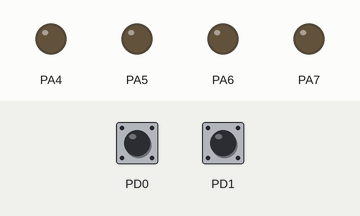
This program was run on a simulated ATmega16, built with avr-gcc and emulated at 1 MHz. Shown: output pins drawn as LEDs (lit = HIGH). Dashed ring = blinking. The test bench sets the inputs (shaded band); at power-on: PD0 HIGH, PD1 HIGH.

Above: at 1.2 s.
1.3 s: PD0 pulled LOW for 0.15 s
At 1.46 s:
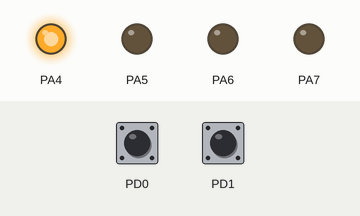
3.0 s: PD1 pulled LOW for 1 s
At 3.16 s:
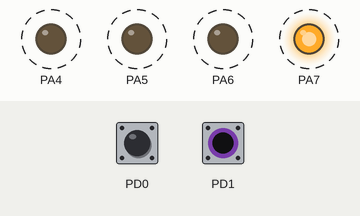
6.0 s: PD1 pulled LOW for 3.2 s
At 10.0 s:
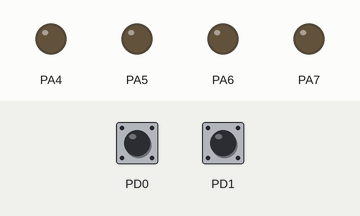
10.7 s: PD0 pulled LOW for 3.2 s
At 10.86 s:
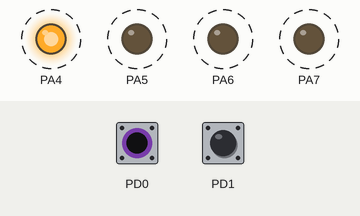
Timing chart, 0 to 15.4 s (numbered marks = the images above; inputs shaded):
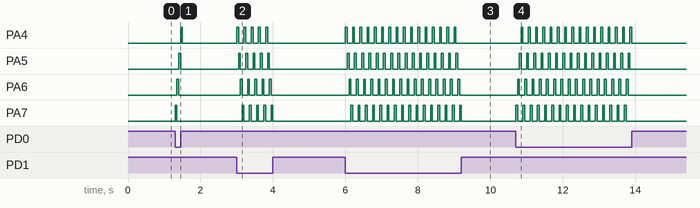

Measured:
- after the input at 1.3 s, PA4: LOW → HIGH after 0.15 s, → LOW 0.05 s later; PA5: LOW → HIGH after 0.10 s, → LOW 0.05 s later; PA6: LOW → HIGH after 0.05 s, → LOW 0.05 s later; PA7: LOW → HIGH at once, → LOW 0.05 s later
- after the input at 3.0 s, PA4: alternates HIGH for 0.05 s and LOW for 0.15 s, 10 changes in all, then stays LOW, starting at once; PA5: alternates HIGH for 0.05 s and LOW for 0.15 s, 10 changes in all, then stays LOW, starting after 0.05 s
- after the input at 6.0 s, PA4: alternates HIGH for 0.05 s and LOW for 0.15 s, 32 changes in all, then stays LOW, starting at once; PA5: alternates HIGH for 0.05 s and LOW for 0.15 s, 32 changes in all, then stays LOW, starting after 0.05 s
- after the input at 10.7 s, PA4: alternates HIGH for 0.05 s and LOW for 0.15 s, 32 changes in all, then stays LOW, starting after 0.15 s; PA5: alternates HIGH for 0.05 s and LOW for 0.15 s, 32 changes in all, then stays LOW, starting after 0.10 s

The program:

main.c
```c
#include<avr/io.h>
#include<util/delay.h>


int main()
{DDRD=0x00;
 PORTD=0xFF;
 DDRA=0b11110000;//1-output 0-input
 PORTA=0b00000000;
 while(1)
 {
   if((PIND&0x01)==0)
   {PORTA=0b10000000;
   _delay_ms(50);
   PORTA=0b01000000;
   _delay_ms(50);
   PORTA=0b00100000;
   _delay_ms(50);
   PORTA=0b00010000;
   _delay_ms(50);
   }
else if((PIND&0x02)==0)
   {PORTA=0x10;
   _delay_ms(50);
   PORTA=0x20;
   _delay_ms(50);
   PORTA=0x40;
   _delay_ms(50);
   PORTA=0x80;
   _delay_ms(50);
   }
   else
   {
    PORTA=0x00;
   }


 }
 return 0;
}
```
